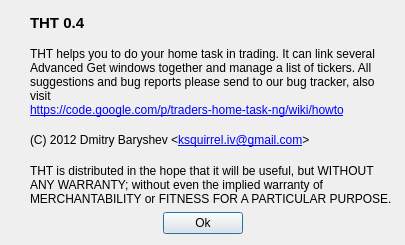
<?xml version="1.0" encoding="UTF-8"?>
<ui version="4.0">
 <class>About</class>
 <widget class="QDialog" name="About">
  <property name="geometry">
   <rect>
    <x>0</x>
    <y>0</y>
    <width>405</width>
    <height>245</height>
   </rect>
  </property>
  <property name="windowTitle">
   <string>About</string>
  </property>
  <layout class="QGridLayout" name="gridLayout">
   <item row="0" column="0" colspan="3">
    <layout class="QHBoxLayout" name="horizontalLayout_2">
     <property name="spacing">
      <number>12</number>
     </property>
     <item>
      <widget class="QLabel" name="label">
       <property name="pixmap">
        <pixmap resource="tht.qrc">:/images/chart.ico</pixmap>
       </property>
       <property name="alignment">
        <set>Qt::AlignCenter</set>
       </property>
      </widget>
     </item>
     <item>
      <layout class="QVBoxLayout" name="verticalLayout">
       <item>
        <widget class="QLabel" name="label_3">
         <property name="font">
          <font>
           <pointsize>11</pointsize>
           <weight>75</weight>
           <bold>true</bold>
          </font>
         </property>
         <property name="text">
          <string>THT 0.4</string>
         </property>
        </widget>
       </item>
       <item>
        <widget class="QLabel" name="label_2">
         <property name="sizePolicy">
          <sizepolicy hsizetype="Expanding" vsizetype="Preferred">
           <horstretch>0</horstretch>
           <verstretch>0</verstretch>
          </sizepolicy>
         </property>
         <property name="text">
          <string>THT helps you to do your home task in trading. It can link several Advanced Get windows together and manage a list of tickers.

All suggestions and bug reports please send to our bug tracker, also visit&lt;br/&gt;&lt;a href=&quot;https://code.google.com/p/traders-home-task-ng&quot;&gt;https://code.google.com/p/traders-home-task-ng/wiki/howto&lt;/a&gt;</string>
         </property>
         <property name="textFormat">
          <enum>Qt::RichText</enum>
         </property>
         <property name="wordWrap">
          <bool>true</bool>
         </property>
         <property name="openExternalLinks">
          <bool>true</bool>
         </property>
         <property name="textInteractionFlags">
          <set>Qt::LinksAccessibleByMouse|Qt::TextSelectableByMouse</set>
         </property>
        </widget>
       </item>
       <item>
        <widget class="QLabel" name="label_4">
         <property name="text">
          <string>(C) 2012 Dmitry Baryshev &amp;lt;&lt;a href=&quot;mailto:ksquirrel.iv@gmail.com&quot;&gt;ksquirrel.iv@gmail.com&lt;/a&gt;&amp;gt;</string>
         </property>
         <property name="textFormat">
          <enum>Qt::RichText</enum>
         </property>
         <property name="textInteractionFlags">
          <set>Qt::LinksAccessibleByMouse|Qt::TextSelectableByMouse</set>
         </property>
        </widget>
       </item>
       <item>
        <widget class="QLabel" name="label_5">
         <property name="text">
          <string>THT is distributed in the hope that it will be useful, but WITHOUT ANY WARRANTY; without even the implied warranty of MERCHANTABILITY or FITNESS FOR A PARTICULAR PURPOSE.</string>
         </property>
         <property name="wordWrap">
          <bool>true</bool>
         </property>
         <property name="textInteractionFlags">
          <set>Qt::LinksAccessibleByMouse|Qt::TextSelectableByMouse</set>
         </property>
        </widget>
       </item>
      </layout>
     </item>
    </layout>
   </item>
   <item row="1" column="0">
    <spacer name="horizontalSpacer">
     <property name="orientation">
      <enum>Qt::Horizontal</enum>
     </property>
     <property name="sizeHint" stdset="0">
      <size>
       <width>132</width>
       <height>20</height>
      </size>
     </property>
    </spacer>
   </item>
   <item row="1" column="1">
    <widget class="QPushButton" name="pushButton">
     <property name="text">
      <string>Ok</string>
     </property>
    </widget>
   </item>
   <item row="1" column="2">
    <spacer name="horizontalSpacer_2">
     <property name="orientation">
      <enum>Qt::Horizontal</enum>
     </property>
     <property name="sizeHint" stdset="0">
      <size>
       <width>132</width>
       <height>20</height>
      </size>
     </property>
    </spacer>
   </item>
  </layout>
 </widget>
 <resources>
  <include location="tht.qrc"/>
 </resources>
 <connections>
  <connection>
   <sender>pushButton</sender>
   <signal>clicked()</signal>
   <receiver>About</receiver>
   <slot>accept()</slot>
   <hints>
    <hint type="sourcelabel">
     <x>144</x>
     <y>257</y>
    </hint>
    <hint type="destinationlabel">
     <x>146</x>
     <y>319</y>
    </hint>
   </hints>
  </connection>
 </connections>
</ui>
